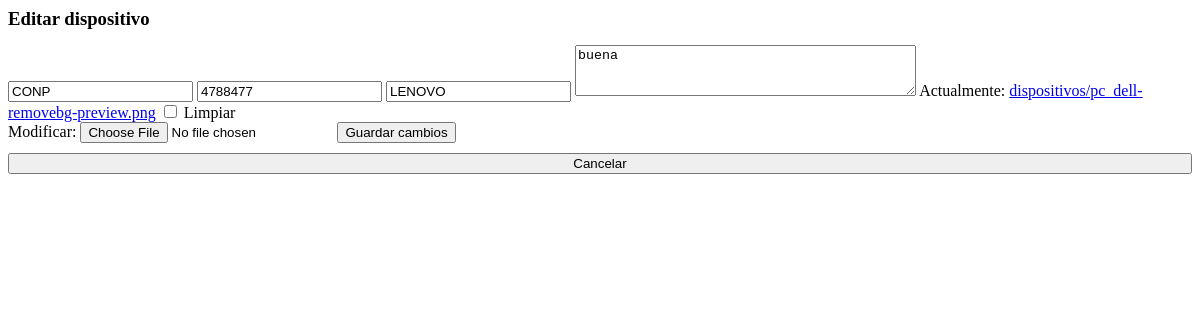
The page /dispositivos/editar/6/ (signed in) on the database as committed earlier.
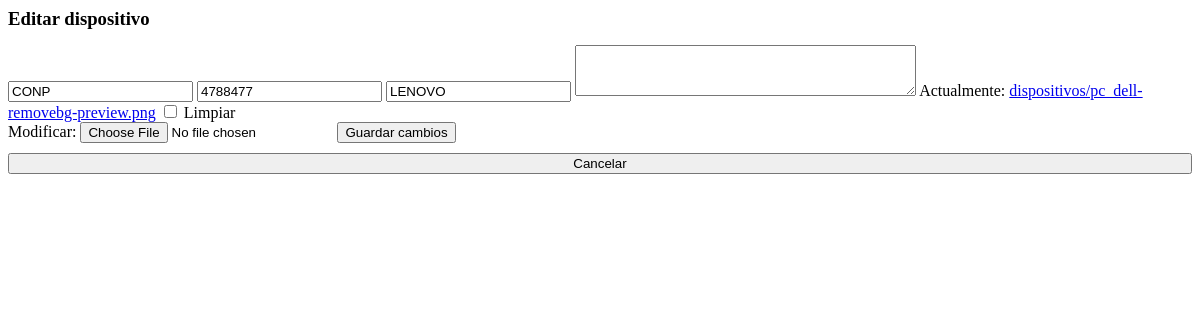
The same page on the database as committed later.
### appOne/models.py (models this page shows, shortened)
class Dispositivo(models.Model):
    nombre_dispositivo = models.CharField(max_length=100)
    marca = models.CharField(max_length=50)
    codigo_inventario = models.CharField(max_length=50, unique=True)
    imagen = models.ImageField(upload_to='dispositivos/', blank=True, null=True)
    descripcion = models.TextField(blank=True, null=True)
    accesorios = models.TextField(blank=True, null=True)
    observacion = models.TextField(blank=True, null=True)

### appOne/views.py (the view, shortened to what this page needs)
# urls.py: path('dispositivos/editar/<int:id>/', views.editar_dispositivo, name='editar_dispositivo'),
@login_required
def editar_dispositivo(request, id):
    dispositivo = get_object_or_404(Dispositivo, id=id)
    if request.method == "POST":
        form = DispositivoForm(
            request.POST,
            request.FILES,
            instance=dispositivo
        )
        if form.is_valid():
            form.save()
            messages.success(
                request,
                "Dispositivo actualizado correctamente."
            )
            return redirect('listardispositivos')
    else:
        form = DispositivoForm(instance=dispositivo)
    return render(
        request,
        'appOne/form_editar_dispositivo.html',
        {
            'form': form,
            'dispositivo': dispositivo
        }
    )

### appOne/forms.py
class DispositivoForm(forms.ModelForm):
    class Meta:
        model = Dispositivo
        fields = [
            'nombre_dispositivo', 'marca', 'codigo_inventario',
            'imagen', 'descripcion', 'accesorios', 'observacion'
        ]
        widgets = {
            'descripcion': forms.Textarea(attrs={'rows':3}),
            'accesorios': forms.Textarea(attrs={'rows':2}),
            'observacion': forms.Textarea(attrs={'rows':2}),
        }

### appOne/templates/appOne/form_editar_dispositivo.html (shortened to what this page needs)
<h3 style="margin-bottom:15px;">
    Editar dispositivo
</h3>
<form method="POST"
      enctype="multipart/form-data"
      action="{% url 'editar_dispositivo' dispositivo.id %}">
    <div class="formulario">
        {{ form.nombre_dispositivo }}
        {{ form.codigo_inventario }}
        {{ form.marca }}
        {{ form.descripcion }}
        {{ form.imagen }}
        <button type="submit" class="btn-enviar">
            Guardar cambios
        </button>
        <button type="button"
                onclick="cerrarModalEditar()"
                class="btn-eliminar"
                style="margin-top:10px;width:100%;">
            Cancelar
        </button>
    </div>
</form>

Rows that differ between the two databases and show on the page:
changed Dispositivo "CONP": descripcion "buena" → (not shown)
